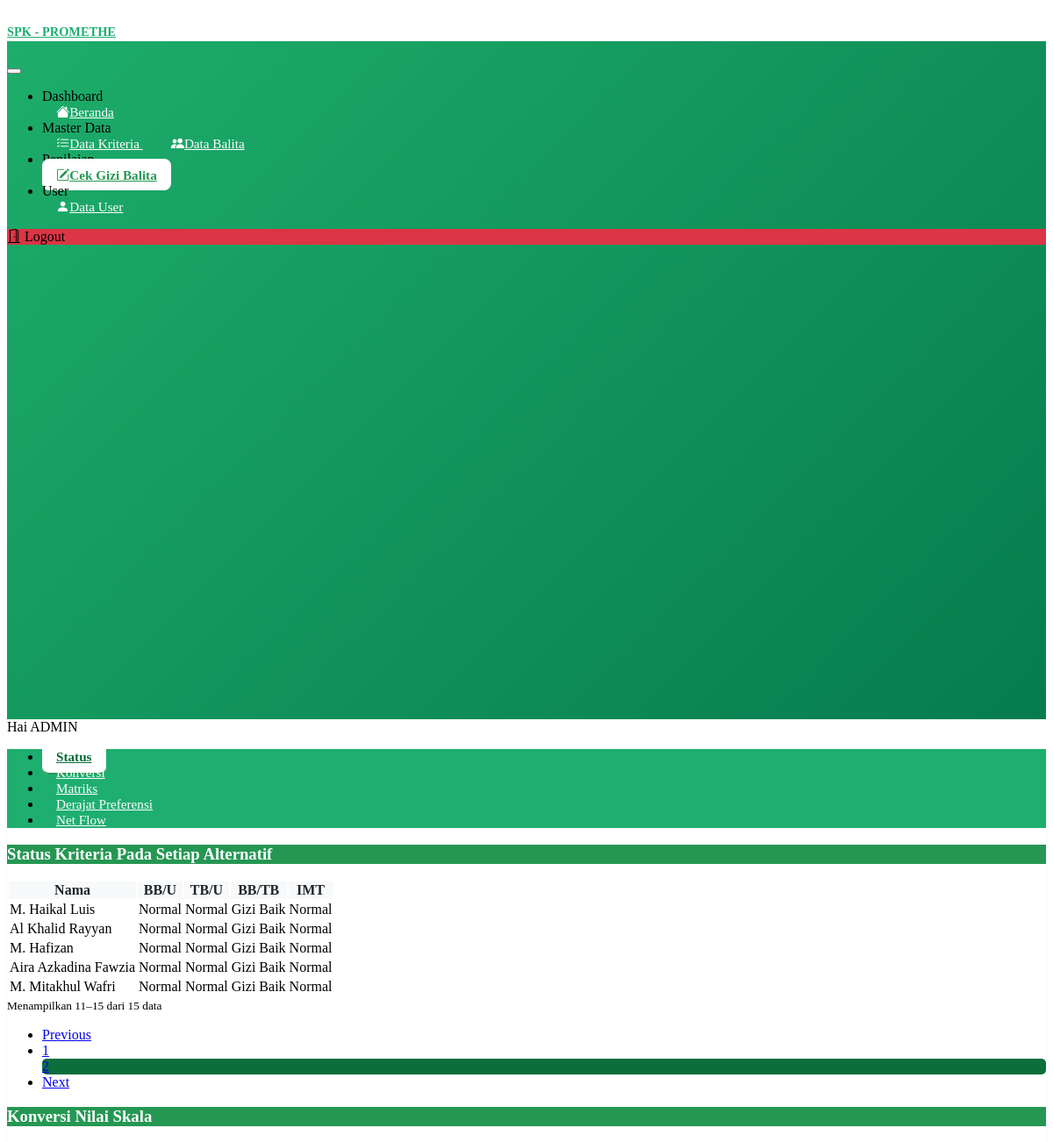
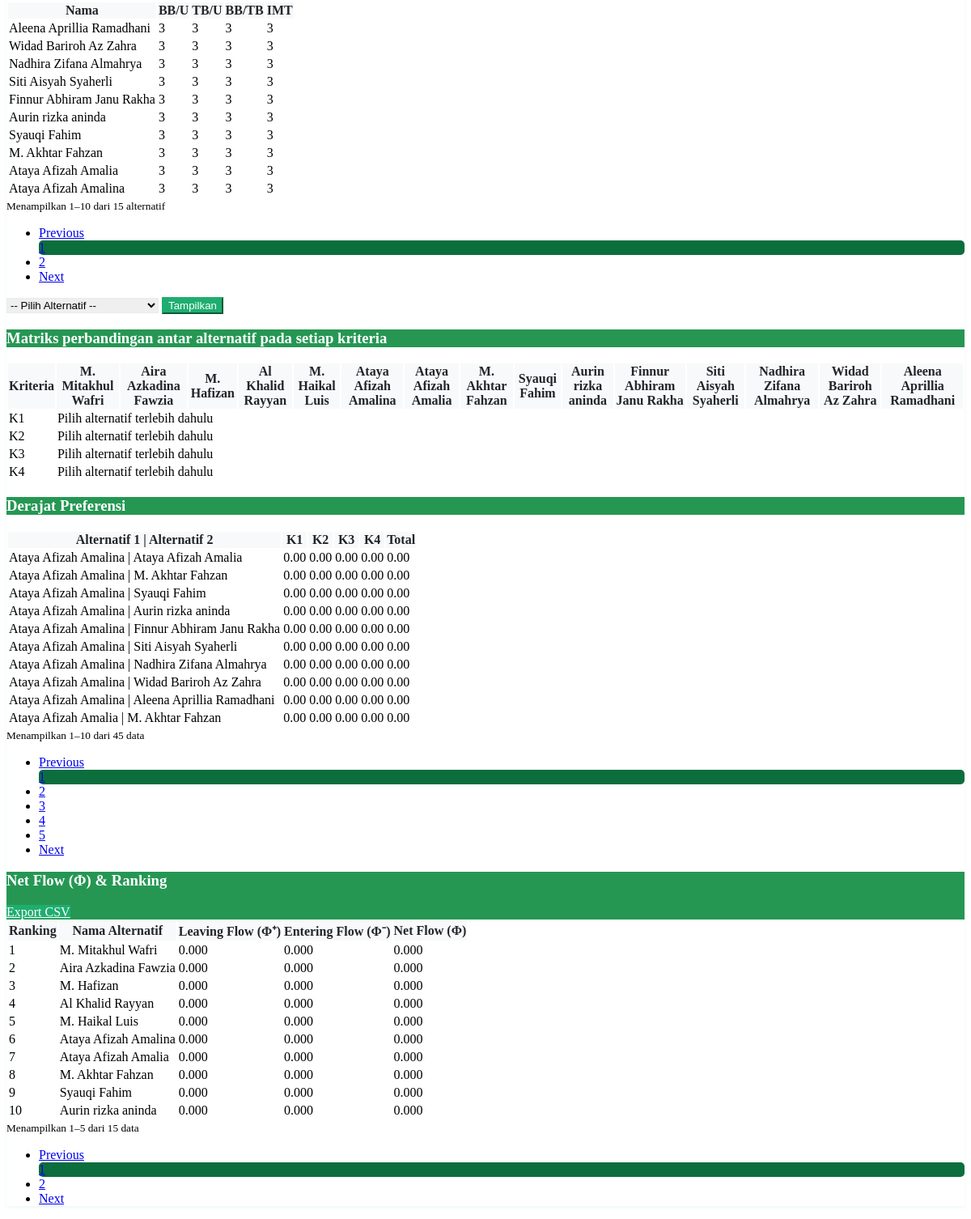
Page /views/cek-gizi.php?tab=status&page_status=2 (signed in) on the committed database (2 pictures, top to bottom).
### tables this page shows
CREATE TABLE `alternatif` (
  `id` int NOT NULL,
  `nama` varchar(255) NOT NULL,
  `sex` enum('L','P') NOT NULL,
  `tgl_timbang` date NOT NULL,
  `tgl_lahir` date NOT NULL,
  `umur` int NOT NULL,
  `bb` float(8,2) NOT NULL,
  `tb` float(8,2) NOT NULL,
  `z_score_bb_u` decimal(6,3) DEFAULT NULL,
  `z_score_tb_u` decimal(6,3) DEFAULT NULL,
  `z_score_bb_tb` decimal(6,3) DEFAULT NULL,
  `status_bb_u` varchar(50) DEFAULT NULL,
  `status_tb_u` varchar(50) DEFAULT NULL,
  `status_bb_tb` varchar(50) DEFAULT NULL,
  `imt` decimal(6,3) DEFAULT NULL,
  `z_score_imt` float DEFAULT NULL,
  `status_imt` varchar(255) NOT NULL
);

### script/helpers.php (called while the page is built, shortened)
<?php
if (!function_exists('getNilaiSkala')) {
    function getNilaiSkala($koneksi, $namaSub) {
        $namaSub = $koneksi->real_escape_string($namaSub);
        $result = $koneksi->query("SELECT nilai_skala FROM sub_kriteria WHERE nama = '$namaSub' LIMIT 1");
        if ($result && $row = $result->fetch_assoc()) {
            return (float)$row['nilai_skala'];
        }
        return 0;
    }
}

### views/components/cek-gizi/matriks-perbandingan.php (the view, shortened to what this page needs)
<?php
include '../koneksi.php';
$alternatif = $koneksi->query("SELECT * FROM alternatif ORDER BY id ASC")->fetch_all(MYSQLI_ASSOC);
$selected_id = isset($_GET['selected']) ? (int)$_GET['selected'] : 0;
$konversi = [];
$result = $koneksi->query("SELECT * FROM konversi_nilai ORDER BY id ASC");
while($row = $result->fetch_assoc()) {
    $konversi[$row['alternatif_id']] = $row;
}
$kriteria = ['k1','k2','k3','k4'];
?>
<form method="GET" class="px-3 my-3">
    <select name="selected" class="form-select w-auto d-inline">
        <option value="">-- Pilih Alternatif --</option>
    </select>
    <button type="submit" class="btn btn-success">Tampilkan</button>
</form>
 <div class="card-header bg-success text-white d-flex justify-content-between align-items-center">
    <h3 class="m-0">Matriks perbandingan antar alternatif pada setiap kriteria</h3>
</div>
<div class="table-responsive px-3">
    <table class="table table-hover align-middle">
        <thead class="table-light">
            <tr>
                <th>Kriteria</th>
                <?php
                foreach($alternatif as $alt):
                    echo "<th>{$alt['nama']}</th>";
                endforeach;
                ?>
            </tr>
        </thead>
        <tbody>
            <?php foreach($kriteria as $k): ?>
                <tr>
                    <td><?= strtoupper($k) ?></td>
                    <?php
                    if($selected_id && isset($konversi[$selected_id])):
                        $base = $konversi[$selected_id][$k];
                        foreach($alternatif as $alt):
                            if($alt['id'] == $selected_id) continue;
                            $val = $konversi[$alt['id']][$k] ?? 0;
                            $selisih = $base - $val;
                            echo "<td>".number_format($selisih,2)."</td>";
                        endforeach;
                    else:
                        echo "<td colspan='".(count($alternatif)-1)."'>Pilih alternatif terlebih dahulu</td>";
                    endif;
                    ?>
                </tr>
            <?php endforeach; ?>
        </tbody>
    </table>
</div>

### views/components/cek-gizi/status-alternatif.php (shortened to what this page needs)
<?php
include '../koneksi.php';
$limit = 10;
$page_status = isset($_GET['page_status']) ? (int) $_GET['page_status'] : 1;
$offset = ($page_status - 1) * $limit;
$total_data = $koneksi->query("SELECT COUNT(*) as total FROM alternatif")->fetch_assoc()['total'];
$total_pages = ceil($total_data / $limit);
$data = $koneksi->query("SELECT * FROM alternatif ORDER BY id DESC LIMIT $limit OFFSET $offset");
?>
<div class="card-header bg-success text-white d-flex justify-content-between align-items-center">
    <h3 class="m-0">Status Kriteria Pada Setiap Alternatif</h3>
</div>
<div class="table-responsive">
    <table class="table align-middle table-hover m-0">
        <thead class="table-light">
            <tr>
                <th >Nama</th>
               <th>BB/U</th>
                <th>TB/U</th>
                <th>BB/TB</th>
                <th>IMT</th>
            </tr>
        </thead>
        <tbody>
            <?php if ($data->num_rows === 0): ?>
                <tr>
                    <td colspan="18" class="text-center text-muted py-3">Belum ada data</td>
                </tr>
                <?php else: $no = $offset + 1;
                while ($row = $data->fetch_assoc()): ?>
                    <tr>
                        <td><?= htmlspecialchars($row['nama'] ?: 'Null') ?></td>
                        <td><?= htmlspecialchars($row['status_tb_u'] ?: 'Null') ?></td>
                        <td><?= htmlspecialchars($row['status_bb_u'] ?: 'Null') ?></td>
                        <td><?= htmlspecialchars($row['status_bb_tb'] ?: 'Null') ?></td>
                        <td><?= htmlspecialchars($row['status_imt'] ?: 'Null') ?></td>
                    </tr>
            <?php endwhile;
            endif; ?>
        </tbody>
    </table>
</div>
<div class="d-flex justify-content-between align-items-center px-3">
    <?php
    $start = $offset + 1;
    $end = $offset + $data->num_rows;
    ?>
    <?php if ($total_data > 0): ?>
        <div class="px-3 pt-2">
            <small class="text-muted">Menampilkan <?= $start ?>–<?= $end ?> dari <?= $total_data ?> data</small>
        </div>
    <?php endif; ?>
    <?php if ($total_pages > 1): ?>
        <nav>
            <ul class="pagination justify-content-end my-3 px-3">
                <li class="page-item <?= $page_status <= 1 ? 'disabled' : '' ?>">
                    <a class="page-link" href="?tab=status&page_status=<?= $page_status - 1 ?>">Previous</a>
                </li>
                <?php for ($i = 1; $i <= $total_pages; $i++): ?>
                    <li class="page-item <?= $i == $page_status ? 'active' : '' ?>">
                        <a class="page-link" href="?tab=status&page_status=<?= $i ?>"><?= $i ?></a>
                    </li>
                <?php endfor; ?>
                <li class="page-item <?= $page_ >= $total_pages ? 'disabled' : '' ?>">
                    <a class="page-link" href="?tab=status&page_status=<?= $page_status + 1 ?>">Next</a>
                </li>
            </ul>
        </nav>
    <?php endif; ?>
</div>

### views/components/cek-gizi/konversi-skala.php (shortened to what this page needs)
<?php
include '../koneksi.php';
include_once __DIR__ . '/../../../script/helpers.php';
$limit = 10;
$page_skala = isset($_GET['page_skala']) ? (int) $_GET['page_skala'] : 1;
$offset = ($page_skala - 1) * $limit;
$total_alternatif = $koneksi->query("SELECT COUNT(*) AS total FROM alternatif")->fetch_assoc()['total'];
$total_page_skala = ceil($total_alternatif / $limit);
$alternatif = $koneksi->query("SELECT * FROM alternatif ORDER BY id DESC LIMIT $limit OFFSET $offset");
while ($row = $alternatif->fetch_assoc()) {
    $id_alt = $row['id'];
    $k1 = getNilaiSkala($koneksi, $row['status_tb_u']);
    $k2 = getNilaiSkala($koneksi, $row['status_bb_u']);
    $k3 = getNilaiSkala($koneksi, $row['status_bb_tb']);
    $k4 = getNilaiSkala($koneksi, $row['status_imt']);
    $koneksi->query("
        INSERT INTO konversi_nilai (alternatif_id, k1, k2, k3, k4)
        VALUES ($id_alt, '$k1', '$k2', '$k3', '$k4')
        ON DUPLICATE KEY UPDATE
            k1='$k1', k2='$k2', k3='$k3', k4='$k4'
    ");
}
?>
<div class="card-header bg-success text-white d-flex justify-content-between align-items-center">
    <h3 class="m-0">Konversi Nilai Skala</h3>
</div>
<div class="table-responsive">
    <table class="table align-middle table-hover m-0">
        <thead class="table-light">
            <tr>
                <th>Nama</th>
                <th>BB/U</th>
                <th>TB/U</th>
                <th>BB/TB</th>
                <th>IMT</th>
            </tr>
        </thead>
        <tbody>
            <?php
            $alternatif->data_seek(0);
            if ($alternatif->num_rows === 0): ?>
                <tr>
                    <td colspan="5" class="text-center text-muted py-3">Belum ada alternatif</td>
                </tr>
            <?php else: $no = $offset + 1; ?>
                <?php while ($row = $alternatif->fetch_assoc()): ?>
                    <?php
                        $k1 = getNilaiSkala($koneksi, $row['status_tb_u']);
                        $k2 = getNilaiSkala($koneksi, $row['status_bb_u']);
                        $k3 = getNilaiSkala($koneksi, $row['status_bb_tb']);
                        $k4 = getNilaiSkala($koneksi, $row['status_imt']);
                    ?>
                    <tr>
                        <td><?= htmlspecialchars($row['nama'] ?: 'Null') ?></td>
                        <td><?= htmlspecialchars($k1) ?></td>
                        <td><?= htmlspecialchars($k2) ?></td>
                        <td><?= htmlspecialchars($k3) ?></td>
                        <td><?= htmlspecialchars($k4) ?></td>
                    </tr>
                <?php endwhile; ?>
            <?php endif; ?>
        </tbody>
    </table>
</div>
<div class="d-flex justify-content-between align-items-center px-3">
    <?php
    $start = $offset + 1;
    $end = $offset + ($alternatif->num_rows ?? 0);
    ?>
    <?php if ($total_alternatif > 0): ?>
        <div class="px-3 pt-2">
            <small class="text-muted">Menampilkan <?= $start ?>–<?= $end ?> dari <?= $total_alternatif ?> alternatif</small>
        </div>
    <?php endif; ?>
    <?php if ($total_page_skala > 1): ?>
        <nav>
            <ul class="pagination justify-content-end my-3 px-3">
                <li class="page-item <?= $page_skala <= 1 ? 'disabled' : '' ?>">
                    <a class="page-link" href="?tab=konversi&page_skala=<?= $page_skala - 1 ?>">Previous</a>
                </li>
                <?php for ($i = 1; $i <= $total_page_skala; $i++): ?>
                    <li class="page-item <?= $i == $page_skala ? 'active' : '' ?>">
                        <a class="page-link" href="?tab=konversi&page_skala=<?= $i ?>"><?= $i ?></a>
                    </li>
                <?php endfor; ?>
                <li class="page-item <?= $page_skala >= $total_page_skala ? 'disabled' : '' ?>">
                    <a class="page-link" href="?tab=konversi&page_skala=<?= $page_skala + 1 ?>">Next</a>
                </li>
            </ul>
        </nav>
    <?php endif; ?>
</div>

### views/components/cek-gizi/net-flow.php (shortened to what this page needs)
<?php
include '../koneksi.php';
$limit = 10;
$page_net = isset($_GET['page_net']) ? (int)$_GET['page_net'] : 1;
$offset = ($page_net - 1) * $limit;
$total_result = $koneksi->query("SELECT COUNT(*) as total FROM alternatif");
$total_data = $total_result->fetch_assoc()['total'];
$total_pages = ceil($total_data / $limit);
$all_alternatif_result = $koneksi->query("SELECT id FROM alternatif");
$all_alternatif = [];
while ($row = $all_alternatif_result->fetch_assoc()) {
    $all_alternatif[] = $row['id'];
}
$total_alternatif = count($all_alternatif);
$flows = [];
foreach ($all_alternatif as $id) {
    $res1 = $koneksi->query("SELECT SUM(nilai) as total FROM derajat_preferensi WHERE alternatif_1_id = $id");
    if (!$res1) {
        echo "";
        $leaving = 0;
    } else {
        $row1 = $res1->fetch_assoc();
        $leaving = ($row1['total'] ?? 0) / ($total_alternatif - 1 > 0 ? $total_alternatif - 1 : 1);
    }
    $res2 = $koneksi->query("SELECT SUM(nilai) as total FROM derajat_preferensi WHERE alternatif_2_id = $id");
    if (!$res2) {
        echo "";
        $entering = 0;
    } else {
        $row2 = $res2->fetch_assoc();
        $entering = ($row2['total'] ?? 0) / ($total_alternatif - 1 > 0 ? $total_alternatif - 1 : 1);
    }
    $net = $leaving - $entering;
    $flows[$id] = [
        'leaving' => $leaving,
        'entering' => $entering,
        'net' => $net,
    ];
}
uasort($flows, function($a, $b) {
    return $b['net'] <=> $a['net'];
});
$sorted_ids = array_keys($flows);
$paginated_ids = array_slice($sorted_ids, $offset, $limit);
$data_for_display = [];
foreach ($paginated_ids as $id) {
    $result = $koneksi->query("SELECT id, nama FROM alternatif WHERE id = $id");
    if ($result && $result->num_rows > 0) {
        $data_for_display[] = $result->fetch_assoc();
    }
}
?>
<div class="card-header bg-success text-white d-flex justify-content-between align-items-center">
    <h3 class="m-0">Net Flow (Φ) & Ranking</h3>
    <div class="mb-3 px-3">
    <a href="/script/export-csv.php" class="btn btn-sm btn-primary">Export CSV</a>
</div>
</div>
<div class="table-responsive">
    <table class="table align-middle table-hover m-0">
        <thead class="table-light">
            <tr>
                <th>Ranking</th>
                <th>Nama Alternatif</th>
                <th>Leaving Flow (Φ⁺)</th>
                <th>Entering Flow (Φ⁻)</th>
                <th>Net Flow (Φ)</th>
            </tr>
        </thead>
        <tbody>
            <?php if ($total_data === 0): ?>
                <tr>
                    <td colspan="5" class="text-center text-danger py-3">
                        <strong>⚠️ Tidak ada data di tabel alternatif</strong>
                    </td>
                </tr>
            <?php else:
                foreach ($data_for_display as $row):
                    $id = $row['id'];
                    $flow = $flows[$id] ?? ['leaving'=>0,'entering'=>0,'net'=>0,'rank'=>'-'];
            ?>
                <tr>
                    <td><?= $flow['rank'] ?></td>
                    <td><?= htmlspecialchars($row['nama'] ?: 'Null') ?></td>
                    <td><?= number_format($flow['leaving'], 3) ?></td>
                    <td><?= number_format($flow['entering'], 3) ?></td>
                    <td><?= number_format($flow['net'], 3) ?></td>
                </tr>
            <?php endforeach; ?>
            <?php endif; ?>
        </tbody>
    </table>
</div>
<div class="d-flex justify-content-between align-items-center px-3">
    <?php
    $start = $offset + 1;
    $end = $offset + $data->num_rows;
    ?>
    <?php if ($total_data > 0): ?>
        <div class="px-3 pt-2">
            <small class="text-muted">Menampilkan <?= $start ?>–<?= $end ?> dari <?= $total_data ?> data</small>
        </div>
    <?php endif; ?>
    <?php if ($total_pages > 1): ?>
        <nav>
            <ul class="pagination justify-content-end my-3 px-3">
                <li class="page-item <?= $page_net <= 1 ? 'disabled' : '' ?>">
                    <a class="page-link" href="?tab=net-flow&page_net=<?= $page_net - 1 ?>">Previous</a>
                </li>
                <?php for ($i = 1; $i <= $total_pages; $i++): ?>
                    <li class="page-item <?= $i == $page_net ? 'active' : '' ?>">
                        <a class="page-link" href="?tab=net-flow&page_net=<?= $i ?>"><?= $i ?></a>
                    </li>
                <?php endfor; ?>
                <li class="page-item <?= $page_net >= $total_pages ? 'disabled' : '' ?>">
                    <a class="page-link" href="?tab=net-flow&page_net=<?= $page_net + 1 ?>">Next</a>
                </li>
            </ul>
        </nav>
    <?php endif; ?>
</div>

### script/app.css (style rules this page uses)
:root { --primary-color: #1eae70; --primary-dark: #067c62; --primary-light: #259753; --success-color: #259753; --danger-color: #dc3545; --warning-color: #f5a623; --info-color: #165f4b; }
.btn-success { background-color: #1eae70 !important; border-color: #1eae70 !important; color: #ffffff !important; }
.btn-primary { background-color: #1eae70 !important; border-color: #1eae70 !important; color: #ffffff !important; }
.bg-success { background-color: #1eae70 !important; }
.form-select { border-color: #e9ecef !important; }
.pagination .page-link { background-color: transparent; }
.pagination .page-item { border-radius: 5px; }
.pagination .page-item.active { background-color: #0d6e3d !important; color: #ffffff !important; }
.card-header { background-color: #f8f9fa !important; border-bottom-color: #e9ecef !important; }
.card-header.bg-success { background-color: #259753 !important; color: #ffffff !important; border-bottom-color: #1e7a42 !important; }
.table { border-color: #e9ecef !important; }
.table thead th { background-color: #f8f9fa !important; color: #212529; border-bottom-color: #dee2e6 !important; font-weight: 600; }

### rows in the picture
alternatif: nama "M. Haikal Luis", status_tb_u "Normal", status_bb_u "Normal", status_bb_tb "Gizi Baik", status_imt "Normal", id "5", leaving "0.000", entering "0.000", net "0.000"
alternatif: nama "Al Khalid Rayyan", status_tb_u "Normal", status_bb_u "Normal", status_bb_tb "Gizi Baik", status_imt "Normal", id "4", leaving "0.000", entering "0.000", net "0.000"
alternatif: nama "M. Hafizan", status_tb_u "Normal", status_bb_u "Normal", status_bb_tb "Gizi Baik", status_imt "Normal", id "3", leaving "0.000", entering "0.000", net "0.000"
alternatif: nama "Aira Azkadina Fawzia", status_tb_u "Normal", status_bb_u "Normal", status_bb_tb "Gizi Baik", status_imt "Normal", id "2", leaving "0.000", entering "0.000", net "0.000"
alternatif: nama "M. Mitakhul Wafri", status_tb_u "Normal", status_bb_u "Normal", status_bb_tb "Gizi Baik", status_imt "Normal", id "1", leaving "0.000", entering "0.000", net "0.000"
alternatif: nama "Aleena Aprillia Ramadhani", k1 "3", k2 "3", k3 "3", k4 "3"
alternatif: nama "Widad Bariroh Az Zahra", k1 "3", k2 "3", k3 "3", k4 "3"
alternatif: nama "Nadhira Zifana Almahrya", k1 "3", k2 "3", k3 "3", k4 "3"
alternatif: nama "Siti Aisyah Syaherli", k1 "3", k2 "3", k3 "3", k4 "3"
alternatif: nama "Finnur Abhiram Janu Rakha", k1 "3", k2 "3", k3 "3", k4 "3"
alternatif: nama "Aurin rizka aninda", k1 "3", k2 "3", k3 "3", k4 "3", id "10", leaving "0.000", entering "0.000", net "0.000"
alternatif: nama "Syauqi Fahim", k1 "3", k2 "3", k3 "3", k4 "3", id "9", leaving "0.000", entering "0.000", net "0.000"
alternatif: nama "M. Akhtar Fahzan", k1 "3", k2 "3", k3 "3", k4 "3", id "8", leaving "0.000", entering "0.000", net "0.000"
alternatif: nama "Ataya Afizah Amalia", k1 "3", k2 "3", k3 "3", k4 "3", id "7", leaving "0.000", entering "0.000", net "0.000"
alternatif: nama "Ataya Afizah Amalina", k1 "3", k2 "3", k3 "3", k4 "3", id "6", leaving "0.000", entering "0.000", net "0.000"

### other values in the picture
$name "ADMIN"
$start "11"
$end "15"
$total_data "15"
$start "1"
$end "10"
$total_alternatif "15"
$k "K1"
$k "K2"
$k "K3"
$k "K4"
$row['alternatif1'] . ' | ' . $row['alternatif2'] "Ataya Afizah Amalina | Ataya Afizah Amalia"
$row['k1'] "0.00"
$row['k2'] "0.00"
$row['k3'] "0.00"
